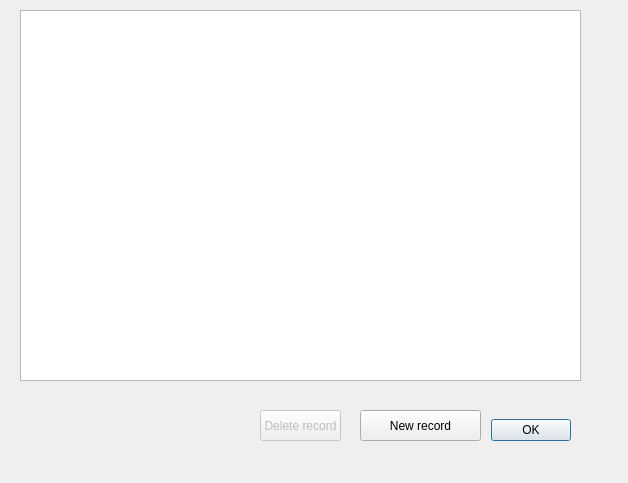
<?xml version="1.0" encoding="UTF-8"?>
<ui version="4.0">
 <class>QDialogGenre</class>
 <widget class="QDialog" name="QDialogGenre">
  <property name="geometry">
   <rect>
    <x>0</x>
    <y>0</y>
    <width>628</width>
    <height>483</height>
   </rect>
  </property>
  <property name="windowTitle">
   <string>Dialog</string>
  </property>
  <widget class="QDialogButtonBox" name="buttonBox">
   <property name="geometry">
    <rect>
     <x>480</x>
     <y>400</y>
     <width>91</width>
     <height>61</height>
    </rect>
   </property>
   <property name="orientation">
    <enum>Qt::Horizontal</enum>
   </property>
   <property name="standardButtons">
    <set>QDialogButtonBox::Ok</set>
   </property>
  </widget>
  <widget class="QTableView" name="tableViewGenre">
   <property name="geometry">
    <rect>
     <x>20</x>
     <y>10</y>
     <width>561</width>
     <height>371</height>
    </rect>
   </property>
  </widget>
  <widget class="QPushButton" name="btnNewRecord">
   <property name="geometry">
    <rect>
     <x>360</x>
     <y>410</y>
     <width>121</width>
     <height>31</height>
    </rect>
   </property>
   <property name="text">
    <string>New record</string>
   </property>
   <property name="icon">
    <iconset>
     <normaloff>../build-BookShop-Desktop_Qt_6_5_0_MinGW_64_bit-Ispravi-greu0161ke/add.png</normaloff>../build-BookShop-Desktop_Qt_6_5_0_MinGW_64_bit-Ispravi-greu0161ke/add.png</iconset>
   </property>
   <property name="iconSize">
    <size>
     <width>32</width>
     <height>32</height>
    </size>
   </property>
   <property name="default">
    <bool>false</bool>
   </property>
   <property name="flat">
    <bool>false</bool>
   </property>
  </widget>
  <widget class="QPushButton" name="btnDeleteRecord">
   <property name="enabled">
    <bool>false</bool>
   </property>
   <property name="geometry">
    <rect>
     <x>260</x>
     <y>410</y>
     <width>81</width>
     <height>31</height>
    </rect>
   </property>
   <property name="text">
    <string>Delete record</string>
   </property>
  </widget>
 </widget>
 <resources/>
 <connections>
  <connection>
   <sender>buttonBox</sender>
   <signal>accepted()</signal>
   <receiver>QDialogGenre</receiver>
   <slot>accept()</slot>
   <hints>
    <hint type="sourcelabel">
     <x>248</x>
     <y>254</y>
    </hint>
    <hint type="destinationlabel">
     <x>157</x>
     <y>274</y>
    </hint>
   </hints>
  </connection>
  <connection>
   <sender>buttonBox</sender>
   <signal>rejected()</signal>
   <receiver>QDialogGenre</receiver>
   <slot>reject()</slot>
   <hints>
    <hint type="sourcelabel">
     <x>316</x>
     <y>260</y>
    </hint>
    <hint type="destinationlabel">
     <x>286</x>
     <y>274</y>
    </hint>
   </hints>
  </connection>
 </connections>
</ui>
